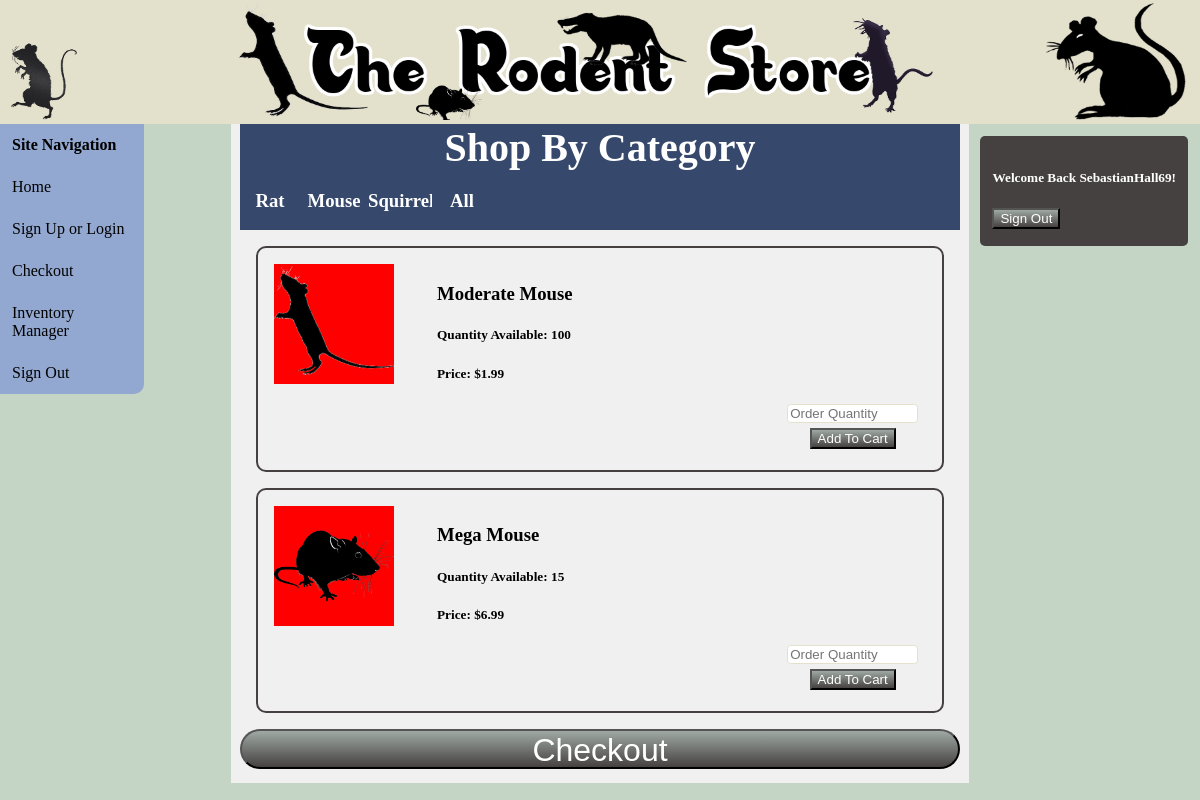
The app's page /index.php?cat=mouse (signed in) with its own data.
### tables this page shows
CREATE TABLE `entity_product` (
  `product_id` int(11) NOT NULL AUTO_INCREMENT,
  `product_quantity` int(11) DEFAULT '0',
  `product_name` varchar(50) NOT NULL,
  `product_img_path` varchar(255) DEFAULT 'default/image/path.png',
  `product_price` float DEFAULT '0',
  `product_category` varchar(20) DEFAULT NULL,
  PRIMARY KEY (`product_id`),
  UNIQUE KEY `product_name` (`product_name`),
  UNIQUE KEY `product_name_2` (`product_name`)
);

### phpScripts/prodTableScript.php (the view, shortened to what this page needs)
<?php
$server = "localhost";
$username = "root";
$password = "";
$db = "storefront";
$filter = (isSet($_GET["cat"])) ? "WHERE product_category = '" . $_GET["cat"] . "'": "";
$sql = "SELECT product_id, product_quantity, product_name, product_img_path, product_price FROM entity_product $filter;";
function displayProducts() {
    global $server, $username, $password, $db, $sql, $result, $row;
    $conn = connect($server, $username, $password, $db);
    if($result = $conn->query($sql)) {
        if($result->num_rows > 0) {
            while($row = $result->fetch_assoc()) {
                echo "<div class='product'>";
                echo "<img class='prodImg' src='" . $row["product_img_path"] ."' alt='" . $row["product_img_path"] . "' />";
                echo "<div class='prodInfo'>";
                echo "<h3>" . $row["product_name"] . "</h3>";
                echo "<h5>Quantity Available: " . $row["product_quantity"] . "</h5>";
                echo "<h5>Price: $" . number_format($row["product_price"], 2) . "</h5>";
                echo "<div class='prodInput'>";
                echo "<input id='" . $row["product_id"] . "' type='number' max='" . $row["product_quantity"] . "' min='0' step='1' placeholder='Order Quantity' onchange='limitOrdered(" . $row["product_id"] . ");' />";
                echo "<input type='button' value='Add To Cart' onclick='addToCart(" . $row["product_id"] . ", " . $row["product_quantity"] . ", \"" . $row["product_name"] . "\", \"" . $row["product_img_path"] . "\", " . $row["product_price"] . ")' />";
                echo "</div>";
                echo "</div>";
                echo "</div>";
            }
        } else {
            echo "<h4>No Products At This Time</h4>";
        }
    } else {
        echo $conn->error;
    }
}
?>

### css/sitestyle.css (style rules this page uses)
html { margin: 0; padding: 0; }
body { background-color: #c5d5c5; margin: 0; padding: 0; }
input, select { margin-top: 0; margin-bottom: 0.42vw; }
input[type="submit"], [type="button"], select { background-image: linear-gradient(#9fa9a3, #454140); color: white; }
input[type="text"], [type="password"], [type="number"], select { border: 0.105vw solid #e3e0cc; border-radius: 0.3vw; width: 10.417vw; }
.product { border: 2px solid #454140; border-radius: 10px; overflow: auto; margin: 1em; padding: 1em; }
.prodImg { background-color: red; width: 10vw; float: left; }
.prodInfo { float: right; width: 75%; overflow: auto; }
.prodInput { float: right; width: 30%; text-align: center; overflow: auto; }

### records on screen
entity_product: product_img_path (picture), product_name "Moderate Mouse", product_quantity "100", product_price "1.99"
entity_product: product_img_path (picture), product_name "Mega Mouse", product_quantity "15", product_price "6.99"

### other values on screen
$_SESSION['username'] "SebastianHall69"
